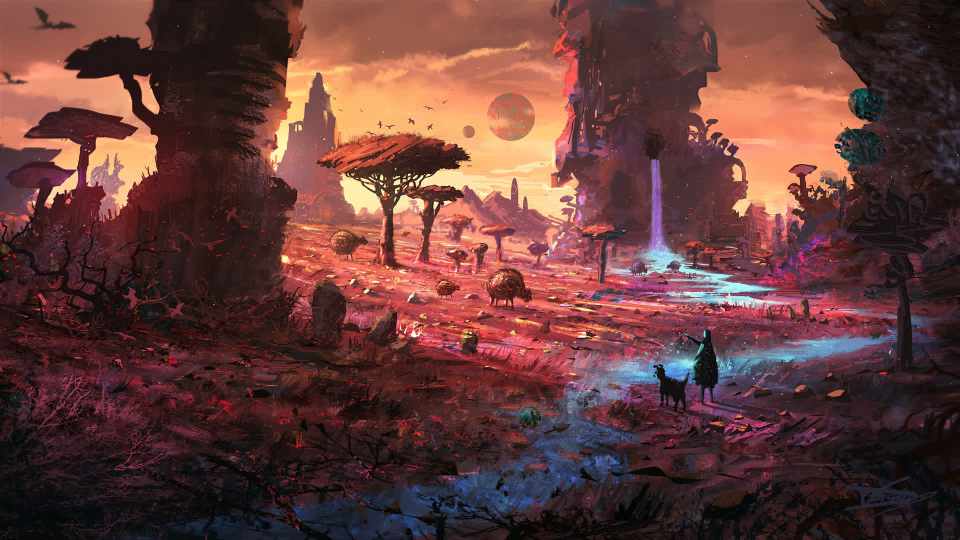
#> input picture sddm/noxflow/images/noxflow-login.jpg, 1920 x 1080 px (shown at 1/2 size)
$ python -i nox-theme.py   (imports and definitions only)
#> lines starting #> are read from the running program, lines starting #| are printed output that depends on the picture
#!/usr/bin/env python3
"""Deterministic wallpaper-to-theme compiler used by NoxFlow.

Uses OKLCH internally for perceptually uniform color operations. Accepts an
optional theme-policy.toml to override personality, chroma, contrast, and
individual color assignments. Produces a versioned JSON palette compatible with
the nox-theme-schema-v1 contract.
"""

from __future__ import annotations

import argparse
import colorsys
import functools
import hashlib
import json
import math
import subprocess
import sys
import tomllib
from pathlib import Path
from typing import Optional

try:
    from PIL import Image, ImageEnhance
except ModuleNotFoundError:
    Image = None
    ImageEnhance = None

SCHEMA = "nox-theme-schema-v1"
POLICY_VERSION = "nox-policy-2"

# ── OKLCH / OKLAB CONVERSION ─────────────────────────────────────────────────

# Pre-computed sRGB-to-Linear table for fast channel conversion.
def _srgb_to_linear(c: float) -> float:
    return c / 12.92 if c <= 0.04045 else ((c + 0.055) / 1.055) ** 2.4


def _linear_to_srgb(c: float) -> float:
    return 12.92 * c if c <= 0.0031308 else 1.055 * (c ** (1.0 / 2.4)) - 0.055


def rgb_to_oklch(r: int, g: int, b: int) -> tuple[float, float, float]:
    """Convert sRGB (0-255) to OKLCH (L: 0-1, C: 0-0.4+, H: 0-360)."""
    r, g, b = (x / 255.0 for x in (r, g, b))
    lr, lg, lb = _srgb_to_linear(r), _srgb_to_linear(g), _srgb_to_linear(b)

    l = 0.4122214708 * lr + 0.5363325363 * lg + 0.0514459929 * lb
    m = 0.2119034982 * lr + 0.6806995451 * lg + 0.1073969566 * lb
    s = 0.0883024619 * lr + 0.2817188376 * lg + 0.6299787005 * lb

    l_ = l ** (1.0 / 3.0)
    m_ = m ** (1.0 / 3.0)
    s_ = s ** (1.0 / 3.0)

    L = 0.2104542553 * l_ + 0.7936177850 * m_ - 0.0040720468 * s_
    a = 1.9779984951 * l_ - 2.4285922050 * m_ + 0.4505937099 * s_
    b_val = 0.0259040371 * l_ + 0.7827717662 * m_ - 0.8086757660 * s_

    L = max(0.0, L)
    C = math.sqrt(a * a + b_val * b_val)
    H = math.degrees(math.atan2(b_val, a)) % 360.0
    return (L, C, H)


# [69 lines left out: functions oklch_to_rgb, oklch_blend, oklch_lift_lightness, oklch_lightness_scale, clamp_chroma, not called in this run]


def rgb_lightness(r: int, g: int, b: int) -> float:
    """Relative luminance via IEC 61966-2-1."""
    def ch(x: int) -> float:
        x /= 255.0
        return x / 12.92 if x <= 0.04045 else ((x + 0.055) / 1.055) ** 2.4
    return 0.2126 * ch(r) + 0.7152 * ch(g) + 0.0722 * ch(b)


# [4 lines left out: function contrast_ratio, not called in this run]


def hex_rgb(rgb: tuple[int, int, int]) -> str:
    return "#%02x%02x%02x" % rgb


def oklch_to_hex(L: float, C: float, H: float) -> str:
    return hex_rgb(oklch_to_rgb(L, C, H))


def hue_dist(deg1: float, deg2: float) -> float:
    d = abs(deg1 - deg2) % 360
    return min(d, 360 - d)


# ── POLICY ───────────────────────────────────────────────────────────────────

DEFAULT_POLICY: dict = {}


# [87 lines left out: functions load_policy, personality_from_policy, not called in this run]


# Light surface ladder (OKLCH L): canvas, base, surface1..3, floating. Light UIs
# cannot climb above white, so hover/selection layers step *darker* and the
# floating layer is the brightest. Every step is distinguishable (>= 1.05:1).
LIGHT_LADDER = (0.940, 0.966, 0.915, 0.884, 0.853, 0.994)
LIGHT_MAX_CHROMA = 0.016
LIGHT_TEXT_L = 0.22
LIGHT_ACCENT_CONTRAST = 4.5

PERSONALITY_TUNES: dict = {
    # personality: (surface_chroma_mult, accent_chroma_mult, surface_lightness_bump, accent_footprint, transparency)
    "dark":      (0.30, 0.90,  0.00, "medium", 0.80),
    "neon":      (1.50, 1.60,  0.00, "large",  0.95),
    "pastel":    (0.60, 0.70, +0.08, "small",  0.90),
    "bright":    (0.80, 1.00, +0.06, "medium", 0.85),
    "minimal":   (0.35, 0.40,  0.00, "small",  0.70),
    "vibrant":   (1.20, 1.30,  0.00, "medium", 0.82),
    "muted":     (0.45, 0.65,  0.00, "medium", 0.78),
}


# ── IMAGE SAMPLING ────────────────────────────────────────────────────────────

def samples(path: Path) -> tuple[list[dict], float]:
    """Quantize wallpaper to ≤48 colors, return entries with OKLCH + HSV data."""
    if Image is not None:
        image = Image.open(path).convert("RGB")
#> image is the input picture: PIL image 1920x1080 RGB; mean R, G, B 100.2, 60.4, 57.7
        image.thumbnail((640, 640))
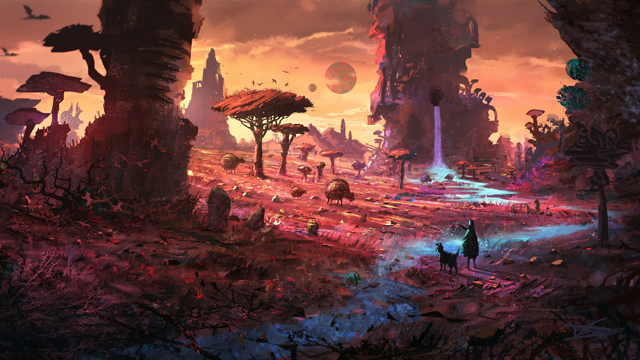
#> image: PIL image 640x360 RGB; mean R, G, B 100.2, 60.4, 57.7
        # Slightly boost color saturation before sampling so muted wallpapers still yield usable chroma.
        image = ImageEnhance.Color(image).enhance(1.12)
        quantized = image.quantize(colors=48, method=Image.Quantize.MEDIANCUT)
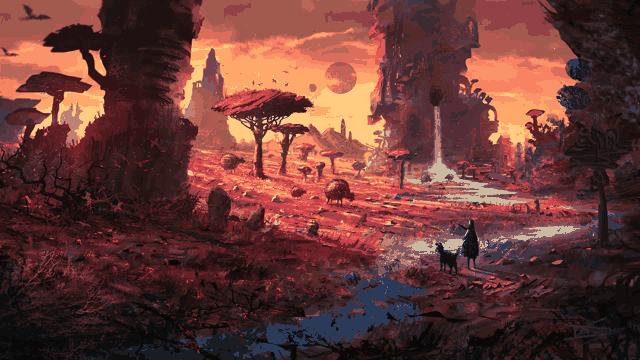
#> quantized: PIL image 640x360 P; mean R, G, B 103.7, 57.9, 54
        palette = quantized.getpalette()
#> palette = 144 values, max 255 at index 0, min 7 at index 143, mean 72.63
        rows = [
            (count, tuple(palette[idx * 3: idx * 3 + 3]))
            for count, idx in (quantized.getcolors() or [])
        ]
#> rows = 48 items
    else:
        rows = _ffmpeg_median_cut(path)
    total = sum(count for count, _ in rows) or 1
#> total = 230400

    entries: list[dict] = []
    for count, rgb in sorted(rows, key=lambda row: (row[0], row[1]), reverse=True):
        if len(rgb) != 3:
            continue
        L, C, H = rgb_to_oklch(*rgb)
        lum = rgb_lightness(*rgb)
        r, g, b = rgb
        chroma = (max(rgb) - min(rgb)) / 255.0
        frac = count / total
        entries.append({
            "rgb": rgb,
            "fraction": frac,
            "lum": lum,
            "chroma": chroma,
            "L": L,
            "C": C,
            "H": H % 360,
        })
#> this loop made 48 passes
#> (count, rgb) on passes 25 to 36: (4441, (9, 8, 7)), (4414, (39, 22, 22)), (4331, (183, 102, 87)), (4323, (52, 35, 39)), (4301, (80, 34, 38)), (4262, (178, 89, 81)), (4249, (87, 49, 56)), (4204, (40, 29, 34)), (4100, (79, 26, 29)), (4015, (26, 28, 36)), (3899, (85, 43, 41)), (3763, (28, 19, 19))
#> (count, r, g, b, lr in rgb_to_oklch, lg in rgb_to_oklch, lb in rgb_to_oklch, l in rgb_to_oklch) on passes 1 to 6: (10191, 162, 90, 78, 0.361, 0.102, 0.0762, 0.208), (7710, 146, 65, 70, 0.287, 0.0529, 0.0612, 0.15), (7162, 66, 25, 28, 0.0545, 0.00972, 0.0116, 0.0283), (7114, 20, 13, 13, 0.007, 0.00402, 0.00402, 0.00525), (7001, 255, 168, 107, 1, 0.392, 0.147, 0.63), (6580, 66, 34, 36, 0.0545, 0.016, 0.0176, 0.0319)

    if not entries:
        entries = [{"rgb": (18, 20, 28), "fraction": 1.0, "lum": 0.006, "chroma": 0.04,
                    "L": 0.03, "C": 0.015, "H": 220.0}]

    entropy = -sum(float(e["fraction"]) * math.log2(float(e["fraction"]))
                   for e in entries if e["fraction"] > 0)
    return entries, entropy


# [765 lines left out: functions _ffmpeg_median_cut, pick_background, pick_light_background, pick_accent_hues, make_neutral_hues, build_tonal_palette and 6 more, not called in this run]


# [2 lines not run here, left out]

>>> result = samples('../../sddm/noxflow/images/noxflow-login.jpg')
